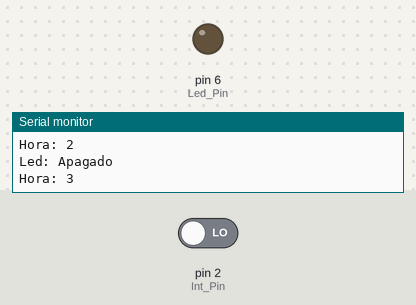
The sketch below on a simulated Arduino Uno, built with avr-gcc and run on an emulated ATmega328P. Parts: output pins drawn as LEDs (lit = HIGH), the last lines printed to the serial monitor. Inputs (shaded band) come from the test bench; at power-on: pin 2 (Int_Pin) LOW.

Above: at 2.8 s.
2.9 s: pin 2 (Int_Pin) driven HIGH
At 4.2 s:
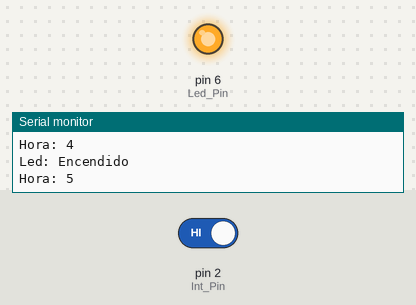
4.5 s: pin 2 (Int_Pin) driven LOW
At 5.8 s:
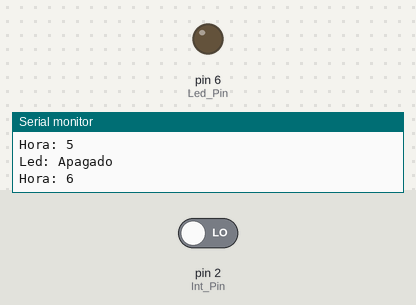
Timing chart, 0 to 7.5 s (numbered marks = the images above; inputs shaded):
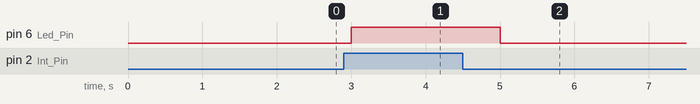

Measured:
- after the input at 2.9 s, pin 6 (Led_Pin): LOW → HIGH after 0.10 s
- after the input at 4.5 s, pin 6 (Led_Pin): HIGH → LOW after 0.50 s

The sketch:

UTN-Clase-Arduino04_002.ino
```cpp
int Led_Pin = 6;
int Fot_Pin = A0;
int Int_Pin = 2;
int sensorValue = 0;
int inputValue = 0;
int counter = 0;

// Limites Invierno
int start1 = 18;
int stop1 = 24;

// Limites Verano
int start2 = 20;
int stop2 = 1;

void setup()
{
	Serial.begin(9600);
	pinMode(Led_Pin, OUTPUT);
	pinMode(Int_Pin, INPUT);
}

void loop()
{
	// Lectura Digital
	inputValue = digitalRead(Int_Pin);
	if (inputValue == HIGH)
	{
		Serial.println("Led: Encendido");
		digitalWrite(Led_Pin, 1);
	}else
		{if(counter >= start2)
		{
			// Lectura Analógica
			sensorValue = analogRead(Fot_Pin);
			if(sensorValue < 500)
			{
				Serial.println("Led: Encendido");
				digitalWrite(Led_Pin, 1);
			} else
			{
				Serial.println("Led: Apagado");
				digitalWrite(Led_Pin, 0);
			}
		} else
		{
			Serial.println("Led: Apagado");
			digitalWrite(Led_Pin, 0);
		}
	}

  	counter++;
	Serial.print("Hora: ");
	Serial.println(counter);

  	if (counter == 24)
	{
		counter =0;
	}

 	delay(1000);
}
```
